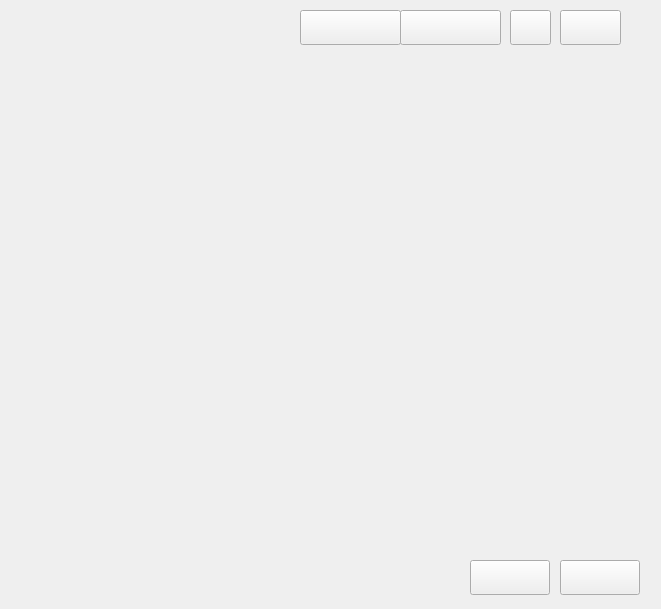
<?xml version="1.0" encoding="UTF-8"?>
<ui version="4.0">
 <class>mainview</class>
 <widget class="QWidget" name="mainview">
  <property name="geometry">
   <rect>
    <x>0</x>
    <y>0</y>
    <width>661</width>
    <height>609</height>
   </rect>
  </property>
  <property name="windowTitle">
   <string>cloudtest</string>
  </property>
  <widget class="QListWidget" name="widgetlist">
   <property name="geometry">
    <rect>
     <x>300</x>
     <y>40</y>
    </rect>
   </property>
  </widget>
  <widget class="QPushButton" name="pushButton">
   <property name="geometry">
    <rect>
     <x>400</x>
     <y>10</y>
     <width>101</width>
     <height>35</height>
    </rect>
   </property>
  </widget>
  <widget class="QPushButton" name="pushButton_1">
   <property name="geometry">
    <rect>
     <x>300</x>
     <y>10</y>
     <width>101</width>
     <height>35</height>
    </rect>
   </property>
  </widget>
  <widget class="QPushButton" name="pushButton_2">
   <property name="geometry">
    <rect>
     <x>510</x>
     <y>10</y>
     <width>41</width>
     <height>35</height>
    </rect>
   </property>
  </widget>
  <widget class="QPushButton" name="pushButton_3">
   <property name="geometry">
    <rect>
     <x>560</x>
     <y>10</y>
     <width>61</width>
     <height>35</height>
    </rect>
   </property>
  </widget>
  <widget class="QPushButton" name="pushButton_4">
   <property name="geometry">
    <rect>
     <x>470</x>
     <y>560</y>
     <width>80</width>
     <height>35</height>
    </rect>
   </property>
  </widget>
  <widget class="QPushButton" name="pushButton_5">
   <property name="geometry">
    <rect>
     <x>560</x>
     <y>560</y>
     <width>80</width>
     <height>35</height>
    </rect>
   </property>
  </widget>
  <widget class="QStackedWidget" name="widgetstack">
   <property name="geometry">
    <rect>
     <x>360</x>
     <y>360</y>
    </rect>
   </property>
  </widget>
 </widget>
 <resources/>
 <connections/>
</ui>
